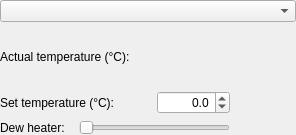
<?xml version="1.0" encoding="UTF-8"?>
<ui version="4.0">
 <class>snowgui::coolercontrollerwidget</class>
 <widget class="QWidget" name="snowgui::coolercontrollerwidget">
  <property name="geometry">
   <rect>
    <x>0</x>
    <y>0</y>
    <width>296</width>
    <height>135</height>
   </rect>
  </property>
  <property name="minimumSize">
   <size>
    <width>0</width>
    <height>105</height>
   </size>
  </property>
  <property name="maximumSize">
   <size>
    <width>16777215</width>
    <height>135</height>
   </size>
  </property>
  <property name="windowTitle">
   <string>Form</string>
  </property>
  <layout class="QVBoxLayout" name="verticalLayout">
   <property name="leftMargin">
    <number>0</number>
   </property>
   <property name="topMargin">
    <number>0</number>
   </property>
   <property name="rightMargin">
    <number>0</number>
   </property>
   <property name="bottomMargin">
    <number>0</number>
   </property>
   <item>
    <widget class="QComboBox" name="coolerSelectionBox"/>
   </item>
   <item>
    <widget class="QWidget" name="coolerInfo" native="true">
     <layout class="QGridLayout" name="gridLayout">
      <property name="leftMargin">
       <number>0</number>
      </property>
      <property name="topMargin">
       <number>0</number>
      </property>
      <property name="rightMargin">
       <number>0</number>
      </property>
      <property name="bottomMargin">
       <number>0</number>
      </property>
      <item row="2" column="0">
       <widget class="QLabel" name="dewHeaterLabel">
        <property name="text">
         <string>Dew heater:</string>
        </property>
       </widget>
      </item>
      <item row="0" column="3" rowspan="2">
       <widget class="snowgui::CoolerActive" name="activeWidget" native="true">
        <property name="minimumSize">
         <size>
          <width>60</width>
          <height>60</height>
         </size>
        </property>
        <property name="maximumSize">
         <size>
          <width>60</width>
          <height>16777215</height>
         </size>
        </property>
       </widget>
      </item>
      <item row="1" column="2">
       <widget class="snowgui::RoundingSpinBox" name="setTemperatureSpinBox">
        <property name="alignment">
         <set>Qt::AlignRight|Qt::AlignTrailing|Qt::AlignVCenter</set>
        </property>
        <property name="decimals">
         <number>1</number>
        </property>
        <property name="minimum">
         <double>-50.000000000000000</double>
        </property>
        <property name="maximum">
         <double>50.000000000000000</double>
        </property>
        <property name="singleStep">
         <double>5.000000000000000</double>
        </property>
       </widget>
      </item>
      <item row="0" column="0" colspan="2">
       <widget class="QLabel" name="actualTemperatureLabel">
        <property name="text">
         <string>Actual temperature (°C):</string>
        </property>
       </widget>
      </item>
      <item row="1" column="0" colspan="2">
       <widget class="QLabel" name="setTemperatureLabel">
        <property name="text">
         <string>Set temperature (°C):</string>
        </property>
       </widget>
      </item>
      <item row="2" column="1" colspan="2">
       <widget class="QSlider" name="dewHeaterSlider">
        <property name="orientation">
         <enum>Qt::Horizontal</enum>
        </property>
       </widget>
      </item>
      <item row="2" column="3">
       <widget class="QLabel" name="dewHeaterValue">
        <property name="text">
         <string/>
        </property>
        <property name="alignment">
         <set>Qt::AlignRight|Qt::AlignTrailing|Qt::AlignVCenter</set>
        </property>
       </widget>
      </item>
      <item row="0" column="2">
       <widget class="QLabel" name="actualTemperatureField">
        <property name="text">
         <string/>
        </property>
        <property name="alignment">
         <set>Qt::AlignRight|Qt::AlignTrailing|Qt::AlignVCenter</set>
        </property>
       </widget>
      </item>
     </layout>
    </widget>
   </item>
  </layout>
 </widget>
 <customwidgets>
  <customwidget>
   <class>snowgui::CoolerActive</class>
   <extends>QWidget</extends>
   <header location="global">CoolerActive.h</header>
   <container>1</container>
  </customwidget>
  <customwidget>
   <class>snowgui::RoundingSpinBox</class>
   <extends>QDoubleSpinBox</extends>
   <header location="global">RoundingSpinBox.h</header>
  </customwidget>
 </customwidgets>
 <resources/>
 <connections/>
 <slots>
  <slot>guiChanged()</slot>
  <slot>editingFinished()</slot>
  <slot>coolerChanged(int)</slot>
 </slots>
</ui>
